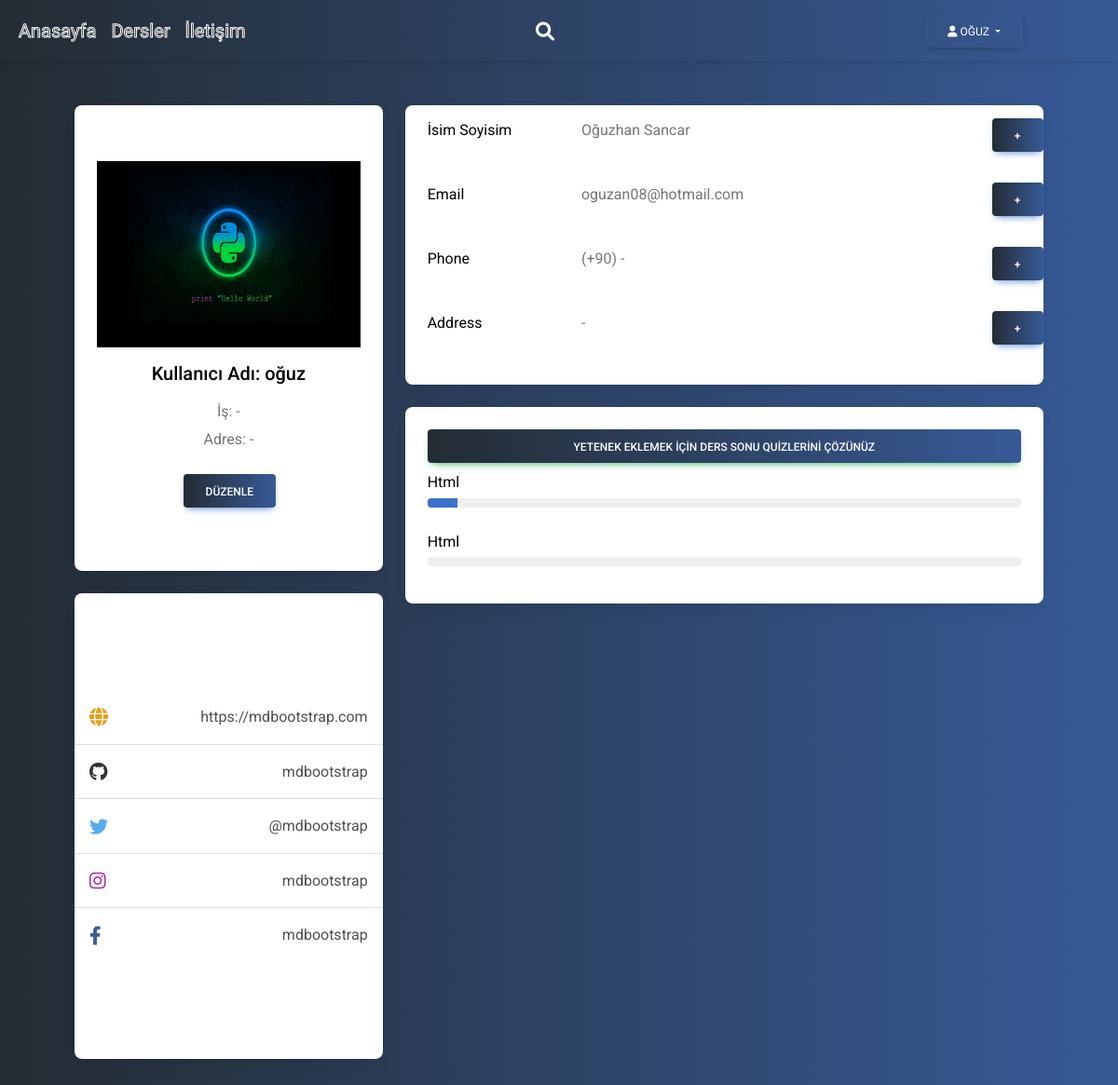
The page /Profil/ (signed in) on the database its author committed.
### quiz/models.py (models this page shows, shortened)
class UserInfo(models.Model):
    user=models.ForeignKey(User, verbose_name=("Kullanıcı"), on_delete=models.CASCADE)
    password=models.CharField(("Şifre"), max_length=50)
    job= models.CharField(("İş"), max_length=50,default="-")
    image=models.FileField(("Fotoğraf"), upload_to=None, max_length=100,default='None/download.jpg')
    phone=models.CharField(("Telefon Numarası"), max_length=50, default="-")
    adress=models.CharField(("Adres"), max_length=50, default="-")
    status=models.ManyToManyField(UserInfoStatus, verbose_name=("Yetenekler") )
    def handleImage(self):
          if self.image:
                return self.image.url
          else:
                return "/static/img/x.ico"

class UserInfoStatus(models.Model):
    user=models.ForeignKey(User, verbose_name=("Kullanıcı"), on_delete=models.CASCADE)
    title=models.CharField(("Yetenek Adı"), max_length=50)
    statu=models.IntegerField(("Yetenek Değeri"), default=0)

### quiz/views.py (the view, shortened to what this page needs)
# urls.py: path('Profil/',profil,name='profil'),
def profil (request):
    context={}
    userinfo = None
    user = request.user
    userinfo = UserInfo.objects.filter(user=user).first()
    if userinfo is None:
        userinfo = UserInfo.objects.create(user=user)
    context.update({
        "user":user,
        "userinfo":userinfo,
    })
    return render(request,'profile.html',context)

### quiz/templates/profile.html (shortened to what this page needs)
{% extends 'base.html' %}
{% load static %}
{% block body %}
{% include 'part/header.html' %}
<section class="gradient-custom " style=" height: 100%; z-index: 999;">
  <div class="container py-5">
      <div class="row">
          <div class="col-lg-4">
              <div style="height: 500px;" class="card mb-4">
                  <div  class="card-body text-center">
                      <img  style="text-align: center; "  src="{{ userinfo.handleImage }}"
                          alt="avatar" class=" img-fluid" style="width: 150px; height: 150px; object-fit: cover;">
                      <h5 class="my-3" style="color: black;">Kullanıcı Adı: {{ user.username }}</h5>
                      <p class="text-muted mb-1"  style="color: black;">İş: {{ userinfo.job }}</p>
                      <p class="text-muted mb-4"  style="color: black;">Adres: {{ userinfo.adress }}</p>
                      <div class="d-flex justify-content-center mb-2">
                        <button style="margin-right: -50px;" type="button" class="btn btn-primary" data-bs-toggle="modal" data-bs-target="#modalProfil">
                            Düzenle
                        </button>
                          <div class="col-sm-1 ps-5">
                          </div>
                      </div>
                  </div>
              </div>
              <div style="height: 500px;" class="card mb-4 mb-lg-0">
                  <div class="card-body p-0">
                      <ul class="list-group list-group-flush rounded-3">
                          <li class="list-group-item d-flex justify-content-between align-items-center p-3">
                              <i class="fas fa-globe fa-lg text-warning"></i>
                              <p class="mb-0">https://mdbootstrap.com</p>
                          </li>
                          <li class="list-group-item d-flex justify-content-between align-items-center p-3">
                              <i class="fab fa-github fa-lg" style="color: #333333;"></i>
                              <p class="mb-0">mdbootstrap</p>
                          </li>
                          <li class="list-group-item d-flex justify-content-between align-items-center p-3">
                              <i class="fab fa-twitter fa-lg" style="color: #55acee;"></i>
                              <p class="mb-0">@mdbootstrap</p>
                          </li>
                          <li class="list-group-item d-flex justify-content-between align-items-center p-3">
                              <i class="fab fa-instagram fa-lg" style="color: #ac2bac;"></i>
                              <p class="mb-0">mdbootstrap</p>
                          </li>
                          <li class="list-group-item d-flex justify-content-between align-items-center p-3">
                              <i class="fab fa-facebook-f fa-lg" style="color: #3b5998;"></i>
                              <p class="mb-0">mdbootstrap</p>
                          </li>
                      </ul>
                  </div>
              </div>
          </div>
          <div class="col-lg-8">
              <div class="card mb-4" style="height: 300px;">
                  <div style="margin-top: -30px; " class="card-body">
                      <div class="row">
                          <div class="col-sm-3">
                              <p class="mb-0"  style="color: black;">İsim Soyisim</p>
                          </div>
                          <div class="col-sm-8">
                              <p class="text-muted mb-0">{{ user.get_full_name }}</p>
                          </div>
                          <div class="col-sm-1">
                              <button type="button" class="btn btn-primary" data-bs-toggle="modal" data-bs-target="#modalName">
                                  +
                              </button>
                          </div>
                      </div>
                      <hr>
                      <div class="row">
                          <div class="col-sm-3">
                              <p class="mb-0"  style="color: black;">Email</p>
                          </div>
                          <div class="col-sm-8">
                              <p class="text-muted mb-0">{{ user.email }}</p>
                          </div>
                          <div class="col-sm-1">
                              <button type="button" class="btn btn-primary" data-bs-toggle="modal" data-bs-target="#exampleModal">
                                  +
                              </button>
                          </div>
                      </div>
                      <hr>
                      <div class="row">
                          <div class="col-sm-3"  style="color: black;">
                              <p class="mb-0">Phone</p>
                          </div>
                          <div class="col-sm-8">
                              <p class="text-muted mb-0">(+90) {{ userinfo.phone }}</p>
                          </div>
                          <div class="col-sm-1">
                              <button type="button" class="btn btn-primary" data-bs-toggle="modal" data-bs-target="#modalPhone">
                                  +
                              </button>
                          </div>
                      </div>
                      <hr>
                      <div class="row">
                          <div class="col-sm-3">
                              <p class="mb-0"  style="color: black;">Address</p>
                          </div>
                          <div class="col-sm-8">
                              <p class="text-muted mb-0">{{ userinfo.adress }}</p>
                          </div>
                          <div class="col-sm-1">
                              <button type="button" class="btn btn-primary" data-bs-toggle="modal" data-bs-target="#modalAddress">
                                  +
                              </button>
                          </div>
                      </div>
                  </div>
              </div>
              <div class="row">
                  <div class="col-md-12">
                      <div class="card mb-4 mb-md-0">
                          <div class="card-body"  style="color: black;">
                              <div class="btn btn-success w-100 statubtn">Yetenek Eklemek İçin Ders Sonu Quizlerini Çözünüz</div>
                              {% for i in userinfo.status.all %}
                              <div class="d-flex justify-content-between mt-2">
                                  <p class="mb-1" style="font-size: 1rem;">{{ i.title }}</p>
                              </div>
                              <div class="progress rounded mb-3" style="height: 10px;">
                                  <div class="progress-bar" role="progressbar" style="width: {{ i.statu }}%;" aria-valuenow="{{ i.statu }}"
                                      aria-valuemin="0" aria-valuemax="100"></div>
                              </div>
                              {% endfor %}
                          </div>
                      </div>
                  </div>
              </div>
          </div>
      </div>
  </div>
</section>
{% endblock body %}

### quiz/templates/part/header.html (shortened to what this page needs)
{% load static %}
{% block css %}
<link
href="https://cdnjs.cloudflare.com/ajax/libs/font-awesome/6.0.0/css/all.min.css"
rel="stylesheet"
/>
<link
href="https://cdnjs.cloudflare.com/ajax/libs/mdb-ui-kit/6.2.0/mdb.min.css"
rel="stylesheet"
/>
  <link rel="stylesheet" href="../static/style.css">
  <link rel="stylesheet" href="../static/animasyon.css">
{% endblock css %}
<nav class="navbar navbar-expand-lg buton">
    <div class="container-fluid">
      <div class="collapse navbar-collapse" id="navbarSupportedContent">
        <ul class="navbar-nav me-auto mb-2 mb-lg-0">
          <li class="nav-item">
            <a class="nav-link text-dark main " href="{% url 'anasayfa' %}">Anasayfa</a>
          </li>
          <li class="nav-item">
            <a class="nav-link text-dark main " href="{% url 'ders' %}">Dersler</a>
          </li>
          <li class="nav-item">
            <a class="nav-link text-dark main " href="{% url 'main' %}">İletişim</a>
          </li>
          <li class="nav-item">
            <div class="overlay">
              <a class="mk-search-trigger mk-fullscreen-trigger nav-link" href="#" style="display: table-cell; padding: 0 30px 0 20px; vertical-align: middle;" id="search-button-listener">
                <div id="search-button"><i class="fa fa-search"></i></div>
              </a>
              </div>
          </li>
        </ul>
        {% if request.user.is_authenticated %}
        <div class="dropdown" style="margin-right: 90px;  font-family: 'Prompt', sans-serif;" >
          <a class="btn text-white dropdown-toggle" href="#" role="button"
              data-bs-toggle="dropdown" aria-expanded="false">
              <i class="fa-solid fa-user"></i>  {{ request.user }}
          </a>
      </div>
        {% endif %}
      </div>
    </div>
  </nav>

### quiz/static/style.css (style rules this page uses)
.overlay { margin-top: -25px; height: 100%; width: 100%; background: rgba(0, 0, 0, 0.8); }
.mk-search-trigger { position: absolute; top: 45%; left: 45%; }
.mk-search-trigger { -webkit-transition: color .2s ease-in-out; -moz-transition: color .2s ease-in-out; -ms-transition: color .2s ease-in-out; -o-transition: color .2s ease-in-out; transition: color .2s ease-in-out }
#search-button { vertical-align: middle; height: 50px; width: 40px; margin-top: -20px; cursor: pointer; opacity: 1; padding-right: 10px; -webkit-transform: rotate(0deg); -moz-transform: rotate(0deg); -ms-transform: rotate(0deg); -o-transform: rotate(0deg); transform: rotate(0deg); }
#search-button i { color: white !important; font-size: 20px; position: absolute; left: 15px; top: 15px; }
.main { transition: all 0.5s; -webkit-text-stroke: 1px #ffffff; font-variation-settings: "wght" 900, "ital" 1; font-size: 20px; text-align: center; color: black; color: transparent; font-family: 'Prompt', sans-serif; cursor: pointer; }
.container { width: 100%; margin: auto; }
.gradient-custom { background: #0045c5dc; color: white !important; background: -webkit-linear-gradient(to right, rgb(36, 44, 51), rgb(55, 90, 151)); background: linear-gradient(to right, rgb(36, 44, 51), rgb(55, 90, 151)) }
.navbar { background: linear-gradient(to right, rgb(36, 44, 51), rgb(55, 90, 151)); }
.card { height: 100%; }
.card img { height: 200px; }
.card-body { display: flex; flex-direction: column; justify-content: center; }
.card-body .btn { align-self: center; background: #0045c5dc; background: -webkit-linear-gradient(to right, rgb(36, 44, 51), rgb(55, 90, 151)); background: linear-gradient(to right, rgb(36, 44, 51), rgb(55, 90, 151)) }
*, *::before, *::after { margin: 0; padding: 0; box-sizing: border-box; }
.container { padding: 0 50px 70px; }

### quiz/static/animasyon.css (style rules this page uses)
.container { width: 100%; position: relative; overflow: hidden; }
a { text-decoration: none; }

### quiz/templates/part/header.html (style rules this page uses)
.navbar { position: sticky; top: 0; z-index: 9999; }

### rows shown on the page
UserInfo: handleImage (picture), job "-", adress "-", phone "-"
UserInfoStatus: title "Html", statu 5 (drawn)
UserInfoStatus: title "Html"

### other values the page prints
{{ request.user }} "OĞUZ"
{{ user.username }} "oğuz"
{{ user.get_full_name }} "Oğuzhan Sancar"
{{ user.email }} "oguzan08@hotmail.com"
